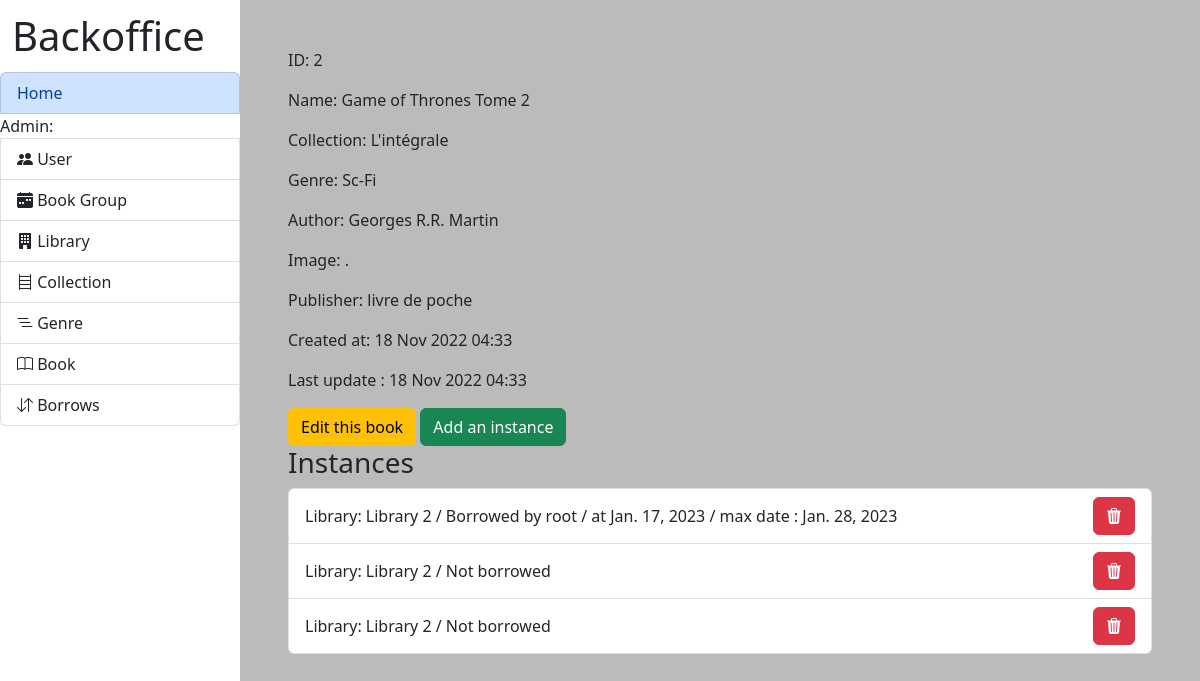
The app's page /lib/admin/book/page/2/ with its own data.
### lib/models.py (models this page shows, shortened)
class Books(models.Model):
    collection = models.ForeignKey(Collection, on_delete=models.RESTRICT)
    genre = models.ForeignKey(Genre, on_delete=models.RESTRICT)
    title = models.CharField(max_length=200)
    author = models.CharField(max_length=200)
    url_image = models.CharField(max_length=500)
    publisher = models.CharField(max_length=200)
    creation_date = models.DateTimeField(auto_now_add=True)
    modification_date = models.DateTimeField(auto_now=True)

class Collection(models.Model):
    name = models.CharField(max_length=200)
    creation_date = models.DateTimeField(auto_now_add=True)
    modification_date = models.DateTimeField(auto_now=True)

class Genre(models.Model):
    name = models.CharField(max_length=200)
    creation_date = models.DateTimeField(auto_now_add=True)
    modification_date = models.DateTimeField(auto_now=True)

class InstanceBook(models.Model):
    id_user = models.ForeignKey(User, on_delete=models.RESTRICT, null=True)
    id_books = models.ForeignKey(Books, on_delete=models.CASCADE)
    id_library = models.ForeignKey(Library, on_delete=models.CASCADE)
    borrowing_date = models.DateField(null=True, blank=True)
    max_date = models.DateField(null=True, blank=True)
    status = models.IntegerField(default=0)

class Library(models.Model):
    name = models.CharField(max_length=200)
    address_name = models.TextField(max_length=500)
    address_city = models.TextField(max_length=500)
    address_country = models.TextField(max_length=500)
    address_zip_code = models.TextField(max_length=500)
    creation_date = models.DateTimeField(auto_now_add=True)
    modification_date = models.DateTimeField(auto_now=True)

### lib/views.py (the view)
# urls.py: path('admin/book/page/<int:id>/', views.details_book_admin, name='book_page_admin'), #admin, bookseller
def details_book_admin(request, id):
    try:
        if request.user.is_authenticated and UserData.objects.get(user=request.user).role not in ['admin', 'bookseller']:
            messages.error(request, '403, Access denied')
            return redirect('index')
        book = Books.objects.get(pk=id)
        instances = InstanceBook.objects.filter(id_books=id)
    except Books.DoesNotExist or InstanceBook.DoesNotExist:
        return redirect('list_books_admin')
    return render(request, "admin/book/details_book.html", {
        "book": book,
        "instances": instances
    })

### library/context_processors.py (called while the page is built)
def extras(request):
    libraries = Library.objects.all()
    genre = Genre.objects.all()
    collection = Collection.objects.all()
    users = User.objects.all().order_by('-date_joined')
    userdata = UserData.objects.all()
    books = Books.objects.all()
    instances = InstanceBook.objects.all()
    lecture_group = LectureGroup.objects.all()
    lecturer = Lecturer.objects.all()
    forum = Forum.objects.all()
    return {
        'context_libraries': libraries,
        'context_genre': genre,
        'context_collection': collection,
        'context_users': users,
        'context_user_data': userdata,
        'context_books': books,
        'context_instances': instances,
        'context_lecture_group': lecture_group,
        'context_lecturer': lecturer,
        'context_forums': forum,
    }

### lib/templates/admin/book/details_book.html (shortened to what this page needs)
{% extends 'admin/index.html' %}
{% block content %}
    {% load permission_tags %}
    <p>ID: {{ book.pk }}</p>
    <p>Name: {{ book.title }}</p>
    <p>Collection: {{ book.collection.name }}</p>
    <p>Genre: {{ book.genre.name }}</p>
    <p>Author: {{ book.author }}</p>
    <p>Image: {{ book.url_image }}</p>
    <p>Publisher: {{ book.publisher }}</p>
    <p>Created at: {{ book.creation_date |date:"d M Y h:i" }}</p>
    <p>Last update : {{ book.modification_date |date:"d M Y h:i" }}</p>
    <a
    class="btn btn-warning"
    href="{% url 'edit_book_admin' book.pk %}"
    role="button"
    >
    Edit this book
    </a>
    {% if user|has_role:'bookseller,admin' %}
        <a class="btn btn-success" href="{% url 'add_instance_admin' book.pk %}" role="button">
            Add an instance
        </a>
    {% endif %}
    <h3>Instances</h3>
    {% if instances %}
        <ul class="list-group">
            {% for instance in instances %}
                <li class="list-group-item d-flex justify-content-between align-items-center">
                    Library: {{ instance.id_library.name }} {% if instance.status == 1 %} /
                    Borrowed by {{ instance.id_user.username }} /
                    at {{ instance.borrowing_date }} /
                    max date : {{ instance.max_date }}
                    {% else %}
                        / Not borrowed
                    {% endif %}
                    <a class="btn btn-danger" href="{% url 'delete_instance_admin' instance.pk %}" role="button">
                        <i class="bi bi-trash3-fill"></i>
                    </a>
                </li>
            {% endfor %}
        </ul>
    {% endif %}
{% endblock content %}

### records on screen
Books: pk "2", title "Game of Thrones Tome 2", collection.name "L'intégrale", genre.name "Sc-Fi", author "Georges R.R. Martin", url_image ".", publisher "livre de poche", creation_date "18 Nov 2022 04:33", modification_date "18 Nov 2022 04:33"
InstanceBook: id_library.name "Library 2", id_user.username "root", borrowing_date "Jan. 17, 2023", max_date "Jan. 28, 2023"
InstanceBook: id_library.name "Library 2", status "/ Not borrowed"
InstanceBook: id_library.name "Library 2", status "/ Not borrowed"
